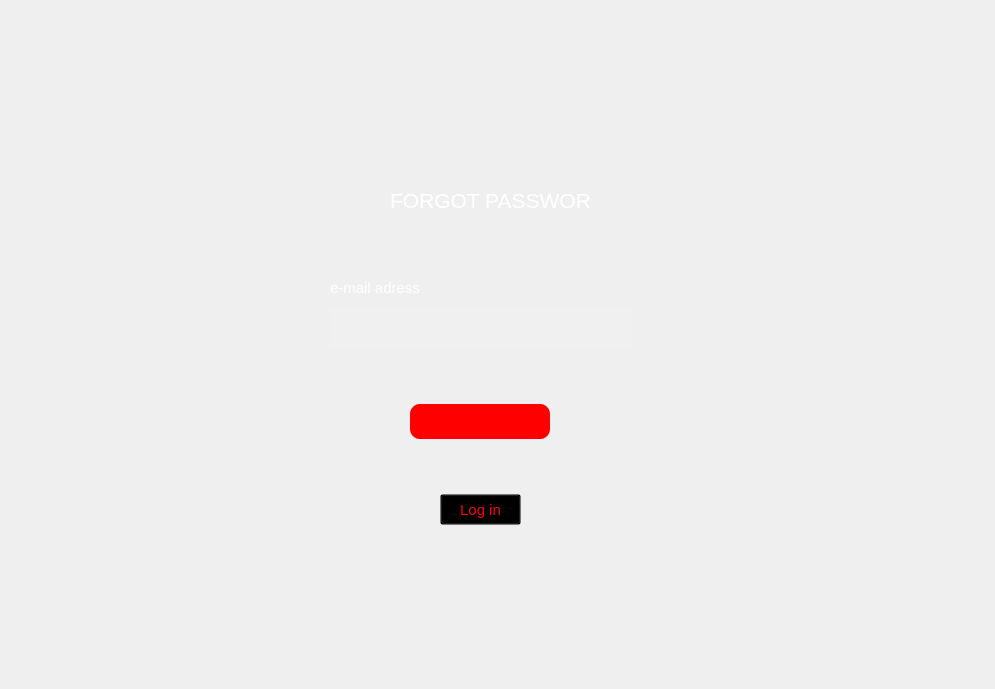
<?xml version="1.0" encoding="UTF-8"?>
<ui version="4.0">
 <class>MainWindow</class>
 <widget class="QMainWindow" name="MainWindow">
  <property name="geometry">
   <rect>
    <x>0</x>
    <y>0</y>
    <width>995</width>
    <height>689</height>
   </rect>
  </property>
  <property name="windowTitle">
   <string>MainWindow</string>
  </property>
  <property name="styleSheet">
   <string notr="true">#centralwidget{
	border-image: url(:/arkaplan/1.1.1.jpg);
}</string>
  </property>
  <widget class="QWidget" name="centralwidget">
   <widget class="QWidget" name="widget" native="true">
    <property name="geometry">
     <rect>
      <x>350</x>
      <y>60</y>
      <width>120</width>
      <height>80</height>
     </rect>
    </property>
   </widget>
   <widget class="QWidget" name="widget_2" native="true">
    <property name="geometry">
     <rect>
      <x>290</x>
      <y>250</y>
      <width>120</width>
      <height>80</height>
     </rect>
    </property>
   </widget>
   <widget class="QWidget" name="widget_3" native="true">
    <property name="geometry">
     <rect>
      <x>420</x>
      <y>530</y>
      <width>120</width>
      <height>80</height>
     </rect>
    </property>
   </widget>
   <widget class="QWidget" name="midMenu" native="true">
    <property name="geometry">
     <rect>
      <x>0</x>
      <y>257</y>
      <width>959</width>
      <height>131</height>
     </rect>
    </property>
    <property name="styleSheet">
     <string notr="true">background: transparent;</string>
    </property>
    <widget class="QLabel" name="label_2">
     <property name="geometry">
      <rect>
       <x>330</x>
       <y>20</y>
       <width>91</width>
       <height>21</height>
      </rect>
     </property>
     <property name="font">
      <font>
       <pointsize>11</pointsize>
      </font>
     </property>
     <property name="styleSheet">
      <string notr="true">color : white;</string>
     </property>
     <property name="text">
      <string>e-mail adress</string>
     </property>
    </widget>
    <widget class="QLineEdit" name="lineEdit">
     <property name="geometry">
      <rect>
       <x>330</x>
       <y>50</y>
       <width>301</width>
       <height>41</height>
      </rect>
     </property>
     <property name="font">
      <font>
       <pointsize>10</pointsize>
      </font>
     </property>
     <property name="styleSheet">
      <string notr="true">color: white;
background-color: rgba(255, 255, 255, 10);
border: none;
</string>
     </property>
    </widget>
   </widget>
   <widget class="QWidget" name="bottomMenu" native="true">
    <property name="geometry">
     <rect>
      <x>0</x>
      <y>404</y>
      <width>959</width>
      <height>271</height>
     </rect>
    </property>
    <widget class="QPushButton" name="signupBtn">
     <property name="geometry">
      <rect>
       <x>410</x>
       <y>0</y>
       <width>140</width>
       <height>35</height>
      </rect>
     </property>
     <property name="styleSheet">
      <string notr="true">	border-radius: 10px;
	background-color: rgb(255, 0, 0);</string>
     </property>
     <property name="text">
      <string/>
     </property>
     <property name="icon">
      <iconset resource="../Proje/assets/buttonicon.qrc">
       <normaloff>:/yeniÖnek/icons/icons8-dumbbell-64.png</normaloff>:/yeniÖnek/icons/icons8-dumbbell-64.png</iconset>
     </property>
     <property name="iconSize">
      <size>
       <width>40</width>
       <height>40</height>
      </size>
     </property>
    </widget>
    <widget class="QPushButton" name="loginBtn">
     <property name="geometry">
      <rect>
       <x>440</x>
       <y>90</y>
       <width>81</width>
       <height>31</height>
      </rect>
     </property>
     <property name="font">
      <font>
       <pointsize>11</pointsize>
      </font>
     </property>
     <property name="styleSheet">
      <string notr="true">color : red;
background : transparent;</string>
     </property>
     <property name="text">
      <string>Log in</string>
     </property>
    </widget>
   </widget>
   <widget class="QWidget" name="topMenu" native="true">
    <property name="geometry">
     <rect>
      <x>0</x>
      <y>0</y>
      <width>959</width>
      <height>241</height>
     </rect>
    </property>
    <widget class="QLabel" name="label">
     <property name="geometry">
      <rect>
       <x>390</x>
       <y>180</y>
       <width>201</width>
       <height>41</height>
      </rect>
     </property>
     <property name="font">
      <font>
       <pointsize>16</pointsize>
      </font>
     </property>
     <property name="styleSheet">
      <string notr="true">color : white;</string>
     </property>
     <property name="text">
      <string>FORGOT PASSWORD</string>
     </property>
    </widget>
   </widget>
  </widget>
 </widget>
 <resources>
  <include location="../Proje/assets/buttonicon.qrc"/>
  <include location="../Proje/assets/arkaplan.qrc"/>
 </resources>
 <connections/>
</ui>
